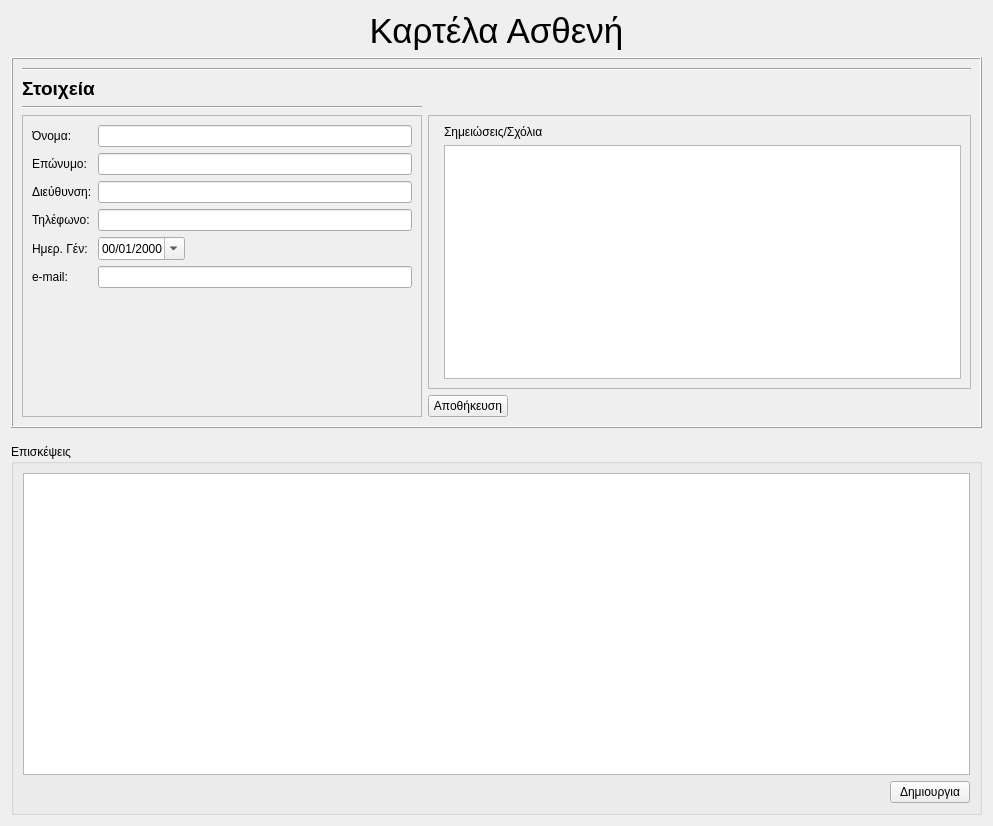
<?xml version="1.0" encoding="UTF-8"?>
<ui version="4.0">
 <class>PatientForm</class>
 <widget class="QWidget" name="PatientForm">
  <property name="geometry">
   <rect>
    <x>0</x>
    <y>0</y>
    <width>993</width>
    <height>826</height>
   </rect>
  </property>
  <property name="windowTitle">
   <string>Form</string>
  </property>
  <layout class="QVBoxLayout" name="verticalLayout">
   <item>
    <widget class="QLabel" name="label">
     <property name="text">
      <string>&lt;!DOCTYPE HTML PUBLIC &quot;-//W3C//DTD HTML 4.0//EN&quot; &quot;http://www.w3.org/TR/REC-html40/strict.dtd&quot;&gt;
&lt;html&gt;&lt;head&gt;&lt;meta name=&quot;qrichtext&quot; content=&quot;1&quot; /&gt;&lt;style type=&quot;text/css&quot;&gt;
p, li { white-space: pre-wrap; }
&lt;/style&gt;&lt;/head&gt;&lt;body style=&quot; font-family:'Ubuntu'; font-size:10pt; font-weight:400; font-style:normal;&quot;&gt;
&lt;p align=&quot;center&quot; style=&quot; margin-top:0px; margin-bottom:0px; margin-left:0px; margin-right:0px; -qt-block-indent:0; text-indent:0px;&quot;&gt;&lt;span style=&quot; font-size:26pt;&quot;&gt;Καρτέλα Ασθενή&lt;/span&gt;&lt;/p&gt;&lt;/body&gt;&lt;/html&gt;</string>
     </property>
    </widget>
   </item>
   <item>
    <widget class="QFrame" name="frame">
     <property name="frameShape">
      <enum>QFrame::Box</enum>
     </property>
     <property name="frameShadow">
      <enum>QFrame::Raised</enum>
     </property>
     <layout class="QGridLayout" name="gridLayout">
      <item row="1" column="0" colspan="2">
       <widget class="Line" name="line">
        <property name="orientation">
         <enum>Qt::Horizontal</enum>
        </property>
       </widget>
      </item>
      <item row="4" column="0" rowspan="2">
       <widget class="QFrame" name="patient_info">
        <property name="sizePolicy">
         <sizepolicy hsizetype="Maximum" vsizetype="Preferred">
          <horstretch>0</horstretch>
          <verstretch>0</verstretch>
         </sizepolicy>
        </property>
        <property name="minimumSize">
         <size>
          <width>400</width>
          <height>200</height>
         </size>
        </property>
        <property name="frameShape">
         <enum>QFrame::StyledPanel</enum>
        </property>
        <property name="frameShadow">
         <enum>QFrame::Raised</enum>
        </property>
        <layout class="QFormLayout" name="formLayout">
         <property name="fieldGrowthPolicy">
          <enum>QFormLayout::ExpandingFieldsGrow</enum>
         </property>
         <item row="0" column="0">
          <widget class="QLabel" name="label_2">
           <property name="text">
            <string>Όνομα:</string>
           </property>
          </widget>
         </item>
         <item row="0" column="1">
          <widget class="QLineEdit" name="name"/>
         </item>
         <item row="2" column="0">
          <widget class="QLabel" name="label_3">
           <property name="text">
            <string>Επώνυμο:</string>
           </property>
          </widget>
         </item>
         <item row="2" column="1">
          <widget class="QLineEdit" name="surname"/>
         </item>
         <item row="4" column="0">
          <widget class="QLabel" name="label_4">
           <property name="text">
            <string>Διεύθυνση:</string>
           </property>
          </widget>
         </item>
         <item row="4" column="1">
          <widget class="QLineEdit" name="address"/>
         </item>
         <item row="6" column="0">
          <widget class="QLabel" name="label_5">
           <property name="text">
            <string>Τηλέφωνο:</string>
           </property>
          </widget>
         </item>
         <item row="6" column="1">
          <widget class="QLineEdit" name="phone"/>
         </item>
         <item row="8" column="0">
          <widget class="QLabel" name="label_9">
           <property name="text">
            <string>Ημερ. Γέν:</string>
           </property>
          </widget>
         </item>
         <item row="8" column="1">
          <widget class="QDateEdit" name="birthDate">
           <property name="currentSection">
            <enum>QDateTimeEdit::YearSection</enum>
           </property>
           <property name="displayFormat">
            <string>mm/dd/yyyy</string>
           </property>
           <property name="calendarPopup">
            <bool>true</bool>
           </property>
          </widget>
         </item>
         <item row="9" column="0">
          <widget class="QLabel" name="label_6">
           <property name="text">
            <string>e-mail:</string>
           </property>
          </widget>
         </item>
         <item row="9" column="1">
          <widget class="QLineEdit" name="email"/>
         </item>
        </layout>
       </widget>
      </item>
      <item row="4" column="1">
       <widget class="QFrame" name="frame_2">
        <property name="sizePolicy">
         <sizepolicy hsizetype="Preferred" vsizetype="Preferred">
          <horstretch>0</horstretch>
          <verstretch>0</verstretch>
         </sizepolicy>
        </property>
        <property name="frameShape">
         <enum>QFrame::StyledPanel</enum>
        </property>
        <property name="frameShadow">
         <enum>QFrame::Raised</enum>
        </property>
        <layout class="QFormLayout" name="formLayout_2">
         <property name="fieldGrowthPolicy">
          <enum>QFormLayout::ExpandingFieldsGrow</enum>
         </property>
         <item row="2" column="1">
          <widget class="QTextEdit" name="notes">
           <property name="autoFormatting">
            <set>QTextEdit::AutoAll</set>
           </property>
           <property name="undoRedoEnabled">
            <bool>true</bool>
           </property>
           <property name="textInteractionFlags">
            <set>Qt::LinksAccessibleByKeyboard|Qt::LinksAccessibleByMouse|Qt::TextBrowserInteraction|Qt::TextEditable|Qt::TextEditorInteraction|Qt::TextSelectableByKeyboard|Qt::TextSelectableByMouse</set>
           </property>
          </widget>
         </item>
         <item row="1" column="1">
          <widget class="QLabel" name="label_8">
           <property name="text">
            <string>Σημειώσεις/Σχόλια</string>
           </property>
          </widget>
         </item>
        </layout>
       </widget>
      </item>
      <item row="5" column="1">
       <widget class="QPushButton" name="savePatientButton">
        <property name="sizePolicy">
         <sizepolicy hsizetype="Fixed" vsizetype="Fixed">
          <horstretch>1</horstretch>
          <verstretch>0</verstretch>
         </sizepolicy>
        </property>
        <property name="text">
         <string>Αποθήκευση</string>
        </property>
        <property name="flat">
         <bool>false</bool>
        </property>
       </widget>
      </item>
      <item row="2" column="0">
       <widget class="QLabel" name="label_7">
        <property name="text">
         <string>&lt;!DOCTYPE HTML PUBLIC &quot;-//W3C//DTD HTML 4.0//EN&quot; &quot;http://www.w3.org/TR/REC-html40/strict.dtd&quot;&gt;
&lt;html&gt;&lt;head&gt;&lt;meta name=&quot;qrichtext&quot; content=&quot;1&quot; /&gt;&lt;style type=&quot;text/css&quot;&gt;
p, li { white-space: pre-wrap; }
&lt;/style&gt;&lt;/head&gt;&lt;body style=&quot; font-family:'Ubuntu'; font-size:9pt; font-weight:400; font-style:normal;&quot;&gt;
&lt;p style=&quot; margin-top:0px; margin-bottom:0px; margin-left:0px; margin-right:0px; -qt-block-indent:0; text-indent:0px;&quot;&gt;&lt;span style=&quot; font-size:14pt; font-weight:600;&quot;&gt;Στοιχεία&lt;/span&gt;&lt;/p&gt;&lt;/body&gt;&lt;/html&gt;</string>
        </property>
       </widget>
      </item>
      <item row="3" column="0">
       <widget class="Line" name="line_2">
        <property name="orientation">
         <enum>Qt::Horizontal</enum>
        </property>
       </widget>
      </item>
     </layout>
    </widget>
   </item>
   <item>
    <spacer name="verticalSpacer">
     <property name="orientation">
      <enum>Qt::Vertical</enum>
     </property>
     <property name="sizeType">
      <enum>QSizePolicy::Minimum</enum>
     </property>
     <property name="sizeHint" stdset="0">
      <size>
       <width>20</width>
       <height>10</height>
      </size>
     </property>
    </spacer>
   </item>
   <item>
    <widget class="QGroupBox" name="groupBox">
     <property name="title">
      <string>Επισκέψεις</string>
     </property>
     <layout class="QGridLayout" name="gridLayout_2">
      <item row="1" column="0">
       <spacer name="horizontalSpacer">
        <property name="orientation">
         <enum>Qt::Horizontal</enum>
        </property>
        <property name="sizeHint" stdset="0">
         <size>
          <width>875</width>
          <height>21</height>
         </size>
        </property>
       </spacer>
      </item>
      <item row="1" column="1">
       <widget class="QPushButton" name="newExamSet">
        <property name="text">
         <string>Δημιουργια</string>
        </property>
       </widget>
      </item>
      <item row="0" column="0" colspan="2">
       <widget class="ExamSetTable" name="examSetTable"/>
      </item>
     </layout>
    </widget>
   </item>
  </layout>
  <action name="actionSavePatient">
   <property name="text">
    <string>Αποθήκευση Ασθενή</string>
   </property>
  </action>
  <action name="actionNewExamSet">
   <property name="text">
    <string>Νέα Επίσκεψη</string>
   </property>
  </action>
 </widget>
 <customwidgets>
  <customwidget>
   <class>ExamSetTable</class>
   <extends>QTableView</extends>
   <header>examsettable.h</header>
  </customwidget>
 </customwidgets>
 <resources/>
 <connections/>
</ui>
